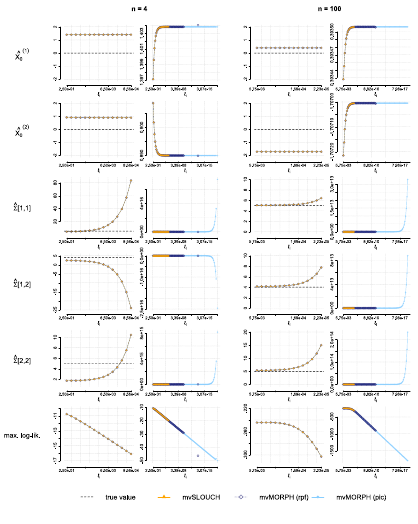

Generate this figure with R:
# ------ Calculate maximum likelihood given trees with short branch tips -------
# two cases:
# - small tree: n = 4
# - large tree: n = 100
library(ape)
library(TreeSim)
library(mvSLOUCH)
library(mvMORPH)

# random seed
random_seeds <- 123 + 0:2

# =============== create a tree with 4 tips and simulate data ==================
tree_4 <- read.tree(text = "(y1, ((y2, y3), y4));") 
tree_4$edge.length <- c(1, 0.5, 0.25, 0.25, 0.25, 0.5)

# ----------- new tree (for plotting)
# make the tip branch shorter
tree_new <- tree_4
l_new <- 0.245
tree_new$edge.length <- c(1, 0.5, 0.25+l_new, 0.25-l_new, 0.25-l_new, 0.5)

pdf("four_tips.pdf", width = 8, height = 4)
par(mfrow = c(1,2))
plot.phylo(tree_4, main = "A", label.offset = 0.1, edge.width = 2)
axis(1, at = seq(0, 1, by = 0.2))
plot.phylo(tree_new,  main = "B", label.offset = 0.1, edge.width = 2)
axis(1, at = seq(0, 1, by = 0.2))
dev.off()

# --------------------- simulate traits at tips
set.seed(random_seeds[1])
X0 <- matrix(c(0, 0), ncol = 1) # ancestral trait value at the root
Sigma <- matrix(c(1,2,2,1), nrow = 2)
StS <- Sigma %*% t(Sigma)

# vector of true parameter values
truevalues <- c(X0, c(StS)[c(1,2,4)])

# simulate
Xsim_4 <- mvSLOUCH::simulBMProcPhylTree(phyltree = tree_4, X0 = X0, Sigma = Sigma)

# ============= create a tree with 100 tips and simulate data ==================
set.seed(random_seeds[2])
tree_100 <- TreeSim::sim.bd.taxa(n = 100, numbsim = 1, lambda = 1, mu = 0)[[1]] 
# normalize
tree_100$edge.length <- tree_100$edge.length/max(nodeHeights(tree_100))

# --------------------- simulate traits at tips
set.seed(random_seeds[3])
# simulate
Xsim_100 <- mvSLOUCH::simulBMProcPhylTree(phyltree = tree_100, X0 = X0, Sigma = Sigma)

# find the shortest tip branches in the tree
get_short_tip <- function(tree){
  # find which tip branch is the shortest
  tip_id <- which(tree$edge[,2] %in% 1:Ntip(tree))
  edge_id <- tip_id[which.min(tree$edge.length[tip_id])]
  parent_node <- tree$edge[edge_id,1]
  ids_desc <- which(tree$edge[,1] == parent_node) # ids of tip branch
  id_anc <- which(tree$edge[,2] == parent_node) # id of ancestor
  return(c(id_anc, ids_desc))
}


# ======================= sequence of tip branch length ========================
n_seq <- 100

# for tree_4
l_seq_4 <- sapply(1:n_seq, function(n){0.25*((2/3)^(n-1))})

# for tree_100, subset of l_seq_4 which is lower than l_stip
l_stip <- tree_100$edge.length[get_short_tip(tree_100)[2]]
l_seq_100 <- c(l_stip, l_seq_4[l_seq_4 < l_stip])


# =============== ML functions given tree and branch length  ===================
# retrieve maximum likelihood parameters given
# branch length and simulated data
ml_params <- function(l, tree, Xsim, method = c("mvSLOUCH", "rpf", "pic")){
  if (length(method) == 2){
    method <- "mvSLOUCH"
    cat("mvSLOUCH is used \n")
  }
  
  # number of tips
  ntips <- Ntip(tree)
  
  # change the tip branch length
  if (ntips == 4){
    tree_new <- tree
    tree_new$edge.length[c(4,5)] <- l
    tree_new$edge.length[3] <- 0.5 - l
  }else{
    tree_new <- tree
    ids_edges <- get_short_tip(tree_new)
    l_anc_edge <- tree_new$edge.length[ids_edges[1]]
    tree_new$edge.length[ids_edges[2:3]] <- l
    tree_new$edge.length[ids_edges[1]] <- l_anc_edge - l
  }
  
  
  # return a vector: c(x01, x02, StS11, StS12, StS22)
  if (method == "mvSLOUCH"){
    res <- mvSLOUCH::BrownianMotionModel(phyltree = tree_new, mData = Xsim)
    if (is.infinite(res$ParamSummary$LogLik)){
      return(rep(NA, 6))
    }else{
      return(c(c(res$ParamsInModel$vX0), c(res$ParamSummary$StS)[c(1,2,4)],
               res$ParamSummary$LogLik))
    }
    
  }else{
    if (method %in% c("rpf", "pic")){
      res <- try(mvMORPH::mvBM(tree = tree_new, data = Xsim, method = method, 
                               echo = FALSE), silent = TRUE)
      if ("try-error" %in% class(res)){
        return(rep(NA, 6))
      }else{
        return(c(res$theta, res$sigma[c(1,2,4)], res$LogLik))
      }
    }
  }
}


# ================== run ML inference for tree with n = 4 ======================

# mvSLOUCH
mlparams_mvs_4 <- sapply(l_seq_4, ml_params, tree = tree_4, Xsim = Xsim_4, 
                         method = "mvSLOUCH")

# rpf (mvMORPH)
mlparams_rpf_4 <- sapply(l_seq_4, ml_params, tree = tree_4, Xsim = Xsim_4, 
                         method = "rpf")

# pic (mvMORPH)
mlparams_pic_4 <- sapply(l_seq_4, ml_params, tree = tree_4, Xsim = Xsim_4, 
                         method = "pic")


# ================= run ML inference for tree with n = 100 =====================

# mvSLOUCH
mlparams_mvs_100 <- sapply(l_seq_100, ml_params, tree = tree_100, Xsim = Xsim_100, 
                           method = "mvSLOUCH")

# rpf (mvMORPH)
mlparams_rpf_100 <- sapply(l_seq_100, ml_params, tree = tree_100, Xsim = Xsim_100, 
                           method = "rpf")

# pic (mvMORPH)
mlparams_pic_100 <- sapply(l_seq_100, ml_params, tree = tree_100, Xsim = Xsim_100, 
                           method = "pic")




# ============================= plot the results ===============================
# prepare the colors
cols <- sapply(c("skyblue1","midnightblue", "orange1"), col2rgb)/255
col_mvs <- rgb(cols[1,3], cols[2,3], cols[3,3], 0.7)
col_rpf <- rgb(cols[1,2], cols[2,2], cols[3,2], 0.7)
col_pic <- rgb(cols[1,1], cols[2,1], cols[3,1], 0.7)

# title for the subplots
mains <- c(expression(hat(X[0])^{(1)}),
           expression(hat(X[0])^{(2)}),
           expression(paste(hat(Sigma), "[1,1]")),
           expression(paste(hat(Sigma), "[1,2]")),
           expression(paste(hat(Sigma), "[2,2]")),
           "max. log-lik.")


# prepare the layout
Mplots <- matrix(1:(2*6), nrow = 6, byrow = TRUE)
Mlegend <- rep(max(Mplots)+1, 2)
Mcol <- c(rep(max(Mlegend)+1, 2))
Mrow <- c(0, (max(Mcol)+1):(max(Mcol)+6), 0)

M <- cbind(Mrow, rbind(Mcol, Mplots, Mlegend))
heights <- c(1, rep(5, 6), 3)
widths <- c(2, 5,5)


# prepare limits
xid <- c(1, seq(20, 100, by = 20))
i_zoomed <- 15
xid_zoomed <- c(1, seq(5, i_zoomed, by = 5))


ylims_zoomed_4 <- rbind(c(-2, 2),
                        c(-2, 2),
                        c(4, 85),
                        c(-24, 5),
                        c(1, 11),
                        c(-17, -10))

ylims_zoomed_100 <- rbind(c(-2, 2),
                          c(-2, 2),
                          c(0, 10),
                          c(0, 10),
                          c(0, 20),
                          c(-310, -220))


# ============================ divide into 2 plots =============================
# ===================== 1st plot: n = 4 =====================

{
  svg("ML_compare_n4.svg", width = 25, height = 25) 
  layout(mat = M, heights = heights, widths = widths)
  # ---------------------------- plot the results ---------------------------
  par(mar = c(4.1, 4.1, 3.1, 4.1))
  for (i in 1:6){
    # ------------------------------ plot for n = 4 ------------------------------
    # ---------------------- zoomed in scale ----------------------
    plot(mlparams_pic_4[i,1:i_zoomed], pch = 16, col = rgb(0,0,0,0), axes = FALSE, 
         xlab = "", ylab = "", type = "o", ylim = ylims_zoomed_4[i,])
    grid()
    lines(mlparams_pic_4[i,1:i_zoomed], pch = 16, col = col_pic, type = "o", cex = 2,
          lwd = 2)
    lines(mlparams_rpf_4[i,1:i_zoomed], pch = 5, col = col_rpf, type = "o", cex = 2,
          lty = 2, lwd = 2)
    lines(mlparams_mvs_4[i,1:i_zoomed], pch = 17, col = col_mvs, type = "o", cex = 2)
    
    axis(1, at = xid_zoomed, labels = formatC(l_seq_4[xid_zoomed], format = "e", digits = 2), 
         cex.axis = 2, line = 1.5)
    axis(2, cex.axis = 2, line = 1.5)
    mtext(bquote("\U2113"[i]), side = 1, line = 5, cex = 2)
    abline(h = truevalues[i], lty = 2, lwd = 2)
    
    # ---------------------- full scale ----------------------
    plot(mlparams_pic_4[i,], pch = 16, col = rgb(0,0,0,0), axes = FALSE, 
         xlab = "", ylab = "", type = "o")
    grid()
    lines(mlparams_pic_4[i,], pch = 16, col = col_pic, type = "o", cex = 2,
          lwd = 2)
    lines(mlparams_rpf_4[i,], pch = 5, col = col_rpf, type = "o", cex = 2,
          lty = 2, lwd = 2)
    lines(mlparams_mvs_4[i,], pch = 17, col = col_mvs, type = "o", cex = 2)
    
    axis(1, at = xid, labels = formatC(l_seq_4[xid], format = "e", digits = 2), 
         cex.axis = 2, line = 1.5)
    axis(2, cex.axis = 2, line = 1.5)
    mtext(bquote("\U2113"[i]), side = 1, line = 5, cex = 2)
    
  }
  
  # ---------------------------- plot legend ---------------------------
  par(mar = c(0,0,0,0))
  plot(NA, xlim = c(-5,5), ylim = c(-5,5), axes = FALSE, xlab = "", ylab = "")
  legend("center", legend = c("true value", "mvSLOUCH", "mvMORPH (rpf)", "mvMORPH (pic)"),
         lty = c(2,1,2,1), pch = c(NA, 17, 5, 16), 
         col = c("black", "orange1", "midnightblue", "skyblue1"), lwd = c(2,1,1,1),
         horiz = TRUE, x.intersp = 3, text.width = 1.5, cex = 3, bty = "n")
  
  # ---------------------------- plot column names ---------------------------
  plot(NA, xlim = c(-5,5), ylim = c(-5,5), axes = FALSE, xlab = "", ylab = "")
  text(0,0, paste0("n = 4"), font = 2, cex  = 5)
  
  
  # ---------------------------- plot row names ---------------------------
  for (i in 1:6){
    plot(NA, xlim = c(-5,5), ylim = c(-5,5), axes = FALSE, xlab = "", ylab = "")
    text(0,0, mains[i], font = 2, cex  = 4)
  }
  dev.off()
}


# ===================== 2nd plot: n = 100 =====================
{
  svg("ML_compare_n100.svg", width = 25, height = 25) 
  layout(mat = M, heights = heights, widths = widths)
  # ---------------------------- plot the results ---------------------------
  par(mar = c(4.1, 4.1, 3.1, 4.1))
  for (i in 1:6){
    # ------------------------------ plot for n = 4 ------------------------------
    # ---------------------- zoomed in scale ----------------------
    plot(mlparams_pic_100[i,1:i_zoomed], pch = 16, col = rgb(0,0,0,0), axes = FALSE, 
         xlab = "", ylab = "", type = "o", ylim = ylims_zoomed_100[i,])
    grid()
    lines(mlparams_pic_100[i,1:i_zoomed], pch = 16, col = col_pic, type = "o", cex = 2,
          lwd = 2)
    lines(mlparams_rpf_100[i,1:i_zoomed], pch = 5, col = col_rpf, type = "o", cex = 2,
          lty = 2, lwd = 2)
    lines(mlparams_mvs_100[i,1:i_zoomed], pch = 17, col = col_mvs, type = "o", cex = 2)
    
    axis(1, at = xid_zoomed, labels = formatC(l_seq_100[xid_zoomed], format = "e", digits = 2), 
         cex.axis = 2, line = 1.5)
    axis(2, cex.axis = 2, line = 1.5)
    mtext(bquote("\U2113"[i]), side = 1, line = 5, cex = 2)
    abline(h = truevalues[i], lty = 2, lwd = 2)
    
    # ---------------------- full scale ----------------------
    plot(mlparams_pic_100[i,], pch = 16, col = rgb(0,0,0,0), axes = FALSE, 
         xlab = "", ylab = "", type = "o")
    grid()
    lines(mlparams_pic_100[i,], pch = 16, col = col_pic, type = "o", cex = 2,
          lwd = 2)
    lines(mlparams_rpf_100[i,], pch = 5, col = col_rpf, type = "o", cex = 2,
          lty = 2, lwd = 2)
    lines(mlparams_mvs_100[i,], pch = 17, col = col_mvs, type = "o", cex = 2)
    
    axis(1, at = xid, labels = formatC(l_seq_100[xid], format = "e", digits = 2), 
         cex.axis = 2, line = 1.5)
    axis(2, cex.axis = 2, line = 1.5)
    mtext(bquote("\U2113"[i]), side = 1, line = 5, cex = 2)
    
  }
  
  # ---------------------------- plot legend ---------------------------
  par(mar = c(0,0,0,0))
  plot(NA, xlim = c(-5,5), ylim = c(-5,5), axes = FALSE, xlab = "", ylab = "")
  legend("center", legend = c("true value", "mvSLOUCH", "mvMORPH (rpf)", "mvMORPH (pic)"),
         lty = c(2,1,2,1), pch = c(NA, 17, 5, 16), 
         col = c("black", "orange1", "midnightblue", "skyblue1"), lwd = c(2,1,1,1),
         horiz = TRUE, x.intersp = 3, text.width = 1.5, cex = 3, bty = "n")
  
  # ---------------------------- plot column names ---------------------------
  plot(NA, xlim = c(-5,5), ylim = c(-5,5), axes = FALSE, xlab = "", ylab = "")
  text(0,0, paste0("n = 100"), font = 2, cex  = 5)
  
  
  # ---------------------------- plot row names ---------------------------
  for (i in 1:6){
    plot(NA, xlim = c(-5,5), ylim = c(-5,5), axes = FALSE, xlab = "", ylab = "")
    text(0,0, mains[i], font = 2, cex  = 4)
  }
  dev.off()
}

# ----------> plot in svg to preserve the \ell symbol
# ----------> later converted to pdf




# =================== check ML estimates ===================
# minimum length of l for mvSLOUCH:
l_seq_4[max(which(!is.na(mlparams_mvs_4[6,])))]
l_seq_100[max(which(!is.na(mlparams_mvs_100[6,])))]

# parameter values
mlparams_mvs_4[,max(which(!is.na(mlparams_mvs_4[6,])))]
mlparams_mvs_100[,max(which(!is.na(mlparams_mvs_100[6,])))]

# # minimum length of l for rpf:
l_seq_4[tail(which(!is.na(mlparams_rpf_4[6,])), 2)]
mlparams_rpf_4[,max(which(!is.na(mlparams_rpf_4[6,])))]

# # minimum length of l for pic:
l_seq_100[max(which(!is.na(mlparams_pic_100[6,])))]
mlparams_pic_4[,100]
mlparams_pic_100[,dim(mlparams_pic_100)[2]]



sapply(l_seq_4[1:48], ml_params, tree = tree_4, Xsim = Xsim_4,  method = "pic")




